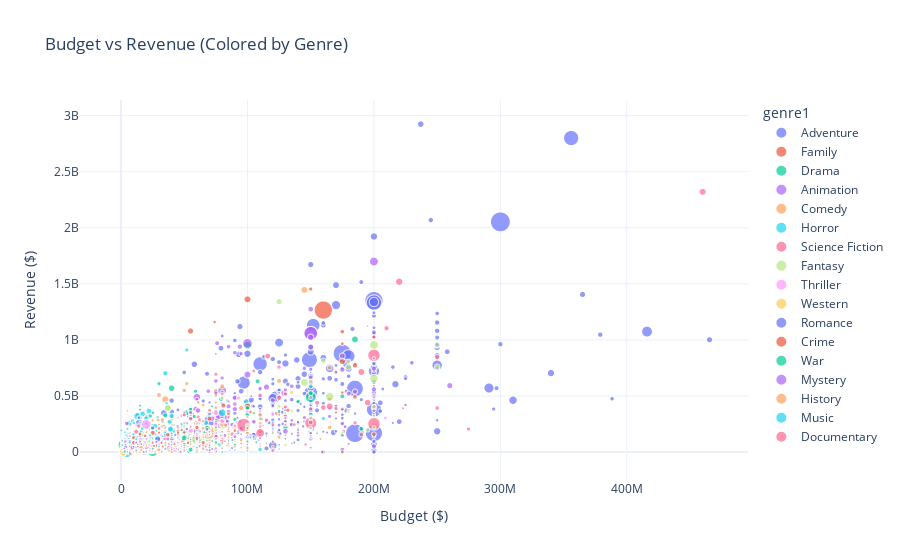

Source (notebook cell):
### Code cell
#Option 2

fig1 = px.scatter(
    df_model,
    x='budget',
    y='revenue',
    color='genre1',  # Now it's a string column like 'Comedy', 'Drama'
    size='popularity',
    hover_data=['title'],
    title='Budget vs Revenue (Colored by Genre)',
    labels={'budget': 'Budget ($)', 'revenue': 'Revenue ($)'}
)
fig1.update_layout(template='plotly_white')
fig1.show()

### Figure 1 — Plotly figure (JSON) as saved in the notebook; plotly's stock layout.template omitted (floating-point values rounded to 4 significant figures; data arrays with more than 128 entries replaced by an {"elided": "..."} marker saying what was removed)
{"data": [{"customdata": {"elided": "772x1 str values"}, "hovertemplate": "genre1=Adventure<br>Budget ($)=%{x}<br>Revenue ($)=%{y}<br>popularity=%{marker.size}<br>title=%{customdata[0]}<extra></extra>", "legendgroup": "Adventure", "marker": {"color": "#636efa", "size": {"elided": "772 float values"}, "sizemode": "area", "sizeref": 0.5104, "symbol": "circle"}, "mode": "markers", "name": "Adventure", "showlegend": true, "type": "scattergl", "x": {"elided": "772 int values"}, "xaxis": "x", "y": {"elided": "772 int values"}, "yaxis": "y"}, {"customdata": [["Beauty and the Beast"], ["The Super Mario Bros. Movie"], ["The Garfield Movie"], ["Coco"], ["Paddington in Peru"], ["Madagascar"], ["Wreck-It Ralph"], ["PAW Patrol: The Mighty Movie"], ["The Bad Guys"], ["Maleficent: Mistress of Evil"], ["Cars 3"], ["Toy Story 4"], ["The Day the Earth Blew Up: A Looney Tunes Movie"], ["Penguins of Madagascar"], ["Alice in Wonderland"], ["Frozen II"], ["Bee Movie"], ["Dora and the Lost City of Gold"], ["The SpongeBob Movie: Sponge on the Run"], ["How the Grinch Stole Christmas"], ["Wonder"], ["The Angry Birds Movie 2"], ["Trolls World Tour"], ["PAW Patrol: The Movie"], ["The SpongeBob SquarePants Movie"], ["Madagascar: Escape 2 Africa"], ["Ralph Breaks the Internet"], ["The SpongeBob Movie: Sponge Out of Water"], ["Over the Hedge"], ["Harold and the Purple Crayon"], ["The Jungle Book"], ["The Grinch"], ["Trolls"], ["Space Jam: A New Legacy"], ["The Spiderwick Chronicles"], ["Onward"], ["Smurfs: The Lost Village"], ["Sinbad: Legend of the Seven Seas"], ["Minions"], ["The Road to El Dorado"], ["Miracles from Heaven"], ["Like Mike"], ["Stuart Little 2"], ["Abominable"], ["Freaky Friday"], ["ParaNorman"], ["Roald Dahl's Matilda the Musical"], ["The Addams Family"], ["Dumbo"], ["The Lizzie McGuire Movie"], ["The Wild"], ["RV"], ["The Cat in the Hat"], ["August Rush"], ["Spy Kids 2: The Island of Lost Dreams"], ["Clifford the Big Red Dog"], ["Captain Underpants: The First Epic Movie"], ["Peter Rabbit 2: The Runaway"], ["Spy Kids"], ["A Dog's Journey"], ["Speed Racer"], ["The Secret Life of Bees"], ["Diary of a Wimpy Kid: Rodrick Rules"], ["Mr. Bean's Holiday"], ["Cats & Dogs: The Revenge of Kitty Galore"], ["My Little Pony: The Movie"], ["Soul Surfer"], ["Gulliver's Travels"], ["My Spy"], ["Alvin and the Chipmunks: The Road Chip"], ["The Lego Ninjago Movie"], ["The Muppets"], ["Dolittle"], ["Lady and the Tramp"], ["Smallfoot"], ["Ella Enchanted"], ["The Water Horse"], ["Spy Kids 3-D: Game Over"], ["Spy Kids: All the Time in the World"], ["Underdog"], ["G-Force"], ["Missing Link"], ["Early Man"], ["Sleepover"], ["Zoom"], ["The Wolf and the Lion"], ["Playing with Fire"], ["102 Dalmatians"], ["A Street Cat Named Bob"], ["The Son of Bigfoot"], ["Marmaduke"], ["Kicking & Screaming"], ["The Jungle Book 2"], ["Nancy Drew"], ["Cats & Dogs"], ["Ice Princess"], ["Pooh's Heffalump Movie"], ["Middle School: The Worst Years of My Life"], ["Shaun the Sheep Movie"], ["Valiant"], ["Are We There Yet?"], ["Playmobil: The Movie"]], "hovertemplate": "genre1=Family<br>Budget ($)=%{x}<br>Revenue ($)=%{y}<br>popularity=%{marker.size}<br>title=%{customdata[0]}<extra></extra>", "legendgroup": "Family", "marker": {"color": "#EF553B", "size": [173.1, 24.61, 21.14, 20.5, 18.86, 14.18, 12.07, 11.67, 11.48, 11.24, 11.23, 11.19, 11.0, 10.2, 10.1, 10.08, 9.688, 9.636, 9.274, 8.813, 8.739, 8.64, 8.629, 8.6, 8.587, 8.548, 8.474, 8.235, 8.166, 7.977, 7.889, 7.719, 7.697, 7.667, 7.59, 7.046, 7.005, 6.489, 6.436, 5.922, 5.92, 5.737, 5.715, 5.593, 5.59, 5.412, 5.34, 5.261, 5.211, 5.183, 5.183, 5.183, 5.171, 5.127, 5.122, 4.983, 4.884, 4.817, 4.757, 4.69, 4.64, 4.607, 4.48, 4.479, 4.445, 4.372, 4.307, 4.28, 4.275, 4.196, 4.066, 4.032, 3.941, 3.917, 3.845, 3.766, 3.748, 3.695, 3.654, 3.49, 3.434, 3.377, 3.232, 3.222, 3.158, 3.13, 3.048, 3.038, 3.008, 2.952, 2.944, 2.918, 2.906, 2.788, 2.75, 2.738, 2.711, 2.587, 2.566, 2.487, 2.412, 2.389], "sizemode": "area", "sizeref": 0.5104, "symbol": "circle"}, "mode": "markers", "name": "Family", "showlegend": true, "type": "scattergl", "x": [160000000, 100000000, 60000000, 175000000, 90000000, 75000000, 165000000, 30000000, 80000000, 185000000, 175000000, 175000000, 15000000, 132000000, 200000000, 150000000, 150000000, 49000000, 60000000, 123000000, 20000000, 65000000, 90000000, 26000000, 30000000, 150000000, 175000000, 74000000, 80000000, 40000000, 175000000, 75000000, 125000000, 150000000, 90000000, 200000000, 60000000, 60000000, 74000000, 95000000, 16000000, 30000000, 120000000, 75000000, 26000000, 60000000, 25000000, 40000000, 170000000, 17000000, 80000000, 50000000, 109000000, 25000000, 38000000, 64000000, 38000000, 45000000, 35000000, 16000000, 120000000, 11000000, 21000000, 25000000, 85000000, 6000000, 18000000, 112000000, 18000000, 90000000, 70000000, 45000000, 175000000, 60000000, 80000000, 31000000, 40000000, 38000000, 27000000, 25000000, 150000000, 100000000, 50000000, 10000000, 75600000, 11900000, 29900000, 85000000, 8000000, 30000000, 50000000, 45000000, 20000000, 20000000, 60000000, 25000000, 20000000, 8500000, 25000000, 35000000, 32000000, 75000000], "xaxis": "x", "y": [1266115964, 1362000000, 254907482, 807816196, 209470312, 542064525, 471222889, 202231360, 250162278, 491730089, 383925276, 1073841394, 15076954, 373515621, 1025467110, 1453683476, 287594577, 120600000, 4700000, 345800000, 315025930, 137792047, 49276818, 144327371, 140161792, 603900354, 529323962, 311594032, 343397247, 32227855, 966550600, 508600000, 347337803, 163692228, 164200000, 141940042, 197183546, 80767884, 1159457503, 76400000, 74000000, 62300000, 169956806, 190304772, 160846332, 107139399, 37289659, 204394183, 353284621, 55534455, 102338515, 87528173, 133800000, 66122026, 119723358, 107347356, 125427681, 153000000, 147934180, 78871079, 93900000, 38105395, 72526996, 232225908, 112483764, 61294644, 47088990, 237382724, 10200000, 233755553, 123081555, 165184237, 251410631, 51000000, 214115531, 27400000, 103967384, 197101678, 85564310, 65270477, 292817841, 26565710, 53431158, 10143022, 12506188, 15300000, 69412425, 183611771, 17900000, 46372519, 83761844, 56070433, 135700000, 30715465, 93375151, 27645491, 52900000, 23316139, 106209378, 61746888, 97918663, 1630000], "yaxis": "y"}, {"customdata": {"elided": "620x1 str values"}, "hovertemplate": "genre1=Drama<br>Budget ($)=%{x}<br>Revenue ($)=%{y}<br>popularity=%{marker.size}<br>title=%{customdata[0]}<extra></extra>", "legendgroup": "Drama", "marker": {"color": "#00cc96", "size": {"elided": "620 float values"}, "sizemode": "area", "sizeref": 0.5104, "symbol": "circle"}, "mode": "markers", "name": "Drama", "showlegend": true, "type": "scattergl", "x": {"elided": "620 int values"}, "xaxis": "x", "y": {"elided": "620 int values"}, "yaxis": "y"}, {"customdata": {"elided": "163x1 str values"}, "hovertemplate": "genre1=Animation<br>Budget ($)=%{x}<br>Revenue ($)=%{y}<br>popularity=%{marker.size}<br>title=%{customdata[0]}<extra></extra>", "legendgroup": "Animation", "marker": {"color": "#ab63fa", "size": {"elided": "163 float values"}, "sizemode": "area", "sizeref": 0.5104, "symbol": "circle"}, "mode": "markers", "name": "Animation", "showlegend": true, "type": "scattergl", "x": {"elided": "163 int values"}, "xaxis": "x", "y": {"elided": "163 int values"}, "yaxis": "y"}, {"customdata": {"elided": "563x1 str values"}, "hovertemplate": "genre1=Comedy<br>Budget ($)=%{x}<br>Revenue ($)=%{y}<br>popularity=%{marker.size}<br>title=%{customdata[0]}<extra></extra>", "legendgroup": "Comedy", "marker": {"color": "#FFA15A", "size": {"elided": "563 float values"}, "sizemode": "area", "sizeref": 0.5104, "symbol": "circle"}, "mode": "markers", "name": "Comedy", "showlegend": true, "type": "scattergl", "x": {"elided": "563 int values"}, "xaxis": "x", "y": {"elided": "563 int values"}, "yaxis": "y"}, {"customdata": {"elided": "293x1 str values"}, "hovertemplate": "genre1=Horror<br>Budget ($)=%{x}<br>Revenue ($)=%{y}<br>popularity=%{marker.size}<br>title=%{customdata[0]}<extra></extra>", "legendgroup": "Horror", "marker": {"color": "#19d3f3", "size": {"elided": "293 float values"}, "sizemode": "area", "sizeref": 0.5104, "symbol": "circle"}, "mode": "markers", "name": "Horror", "showlegend": true, "type": "scattergl", "x": {"elided": "293 int values"}, "xaxis": "x", "y": {"elided": "293 int values"}, "yaxis": "y"}, {"customdata": [["Alien: Covenant"], ["Guardians of the Galaxy Vol. 2"], ["Dark Phoenix"], ["Annihilation"], ["Blade Runner 2049"], ["Ghost in the Shell"], ["The Avengers"], ["Avatar: The Way of Water"], ["Dune: Part Two"], ["Dune"], ["Transformers: Rise of the Beasts"], ["Venom"], ["Kingdom of the Planet of the Apes"], ["Guardians of the Galaxy Vol. 3"], ["Teenage Mutant Ninja Turtles"], ["Transformers: Age of Extinction"], ["The Hunger Games: Mockingjay - Part 1"], ["M3GAN"], ["Poor Things"], ["Terminator Genisys"], ["The Creator"], ["Eternals"], ["Solo: A Star Wars Story"], ["Venom: Let There Be Carnage"], ["Eternal Sunshine of the Spotless Mind"], ["A Quiet Place Part II"], ["The Incredible Hulk"], ["Predators"], ["The Matrix Resurrections"], ["The Predator"], ["Jupiter Ascending"], ["Nope"], ["Prometheus"], ["The Marvels"], ["Maze Runner: The Scorch Trials"], ["Star Trek"], ["Godzilla: King of the Monsters"], ["The Hunger Games"], ["Megalopolis"], ["Ant-Man"], ["Elysium"], ["Terminator: Dark Fate"], ["Dawn of the Planet of the Apes"], ["Minority Report"], ["Predestination"], ["RoboCop"], ["Maze Runner: The Death Cure"], ["The Purge"], ["Chronicle"], ["Hulk"], ["Gravity"], ["The Butterfly Effect"], ["What Happened to Monday"], ["The 5th Wave"], ["Fantastic Four: Rise of the Silver Surfer"], ["Zathura: A Space Adventure"], ["Gemini Man"], ["Moonfall"], ["Anon"], ["District 9"], ["The Core"], ["Battle: Los Angeles"], ["The Adjustment Bureau"], ["Mr. Nobody"], ["The New Mutants"], ["Vivarium"], ["Riddick"], ["Superman Returns"], ["Replicas"], ["Code 8"], ["The Endless"], ["Transformers: Revenge of the Fallen"], ["After Earth"], ["Ender's Game"], ["Serenity"], ["Surrogates"], ["Æon Flux"], ["Skyline"], ["Ad Astra"], ["Kin"], ["The 6th Day"], ["Hot Tub Time Machine"], ["Captive State"], ["Stealth"], ["Project Gemini"], ["Moon"], ["Crimes of the Future"], ["Sunshine"], ["Dark Skies"], ["I.S.S."], ["Ultraviolet"], ["The Time Machine"], ["Star Trek: Nemesis"], ["Freaks"], ["Songbird"], ["Push"], ["High Life"], ["Self/less"], ["Prospect"], ["Frequency"], ["Voyagers"], ["Outlander"], ["Primer"], ["K-PAX"], ["Battlefield Earth"], ["S1m0ne"], ["Cosmic Sin"], ["Mission to Mars"], ["Project Almanac"]], "hovertemplate": "genre1=Science Fiction<br>Budget ($)=%{x}<br>Revenue ($)=%{y}<br>popularity=%{marker.size}<br>title=%{customdata[0]}<extra></extra>", "legendgroup": "Science Fiction", "marker": {"color": "#FF6692", "size": [93.85, 79.34, 78.76, 77.43, 74.95, 40.48, 29.69, 25.48, 24.39, 24.2, 21.76, 18.25, 17.41, 15.28, 15.2, 15.18, 14.71, 14.2, 12.76, 12.39, 12.36, 12.35, 11.76, 11.73, 11.6, 11.4, 11.23, 11.14, 11.04, 10.46, 10.23, 10.17, 9.995, 9.973, 9.736, 9.647, 9.643, 9.156, 9.017, 8.977, 8.947, 8.861, 8.652, 8.157, 8.144, 7.624, 7.579, 7.495, 7.484, 7.451, 7.436, 7.159, 7.079, 7.051, 7.015, 6.951, 6.871, 6.829, 6.711, 6.453, 5.868, 5.797, 5.678, 5.674, 5.623, 5.445, 5.24, 5.212, 5.171, 5.111, 4.984, 4.964, 4.715, 4.615, 4.588, 4.483, 4.432, 4.33, 4.21, 4.145, 4.137, 3.896, 3.784, 3.745, 3.703, 3.675, 3.453, 3.444, 3.343, 3.29, 3.278, 3.276, 3.242, 3.202, 3.143, 3.092, 3.082, 3.03, 3.01, 2.968, 2.957, 2.933, 2.846, 2.806, 2.759, 2.755, 2.666, 2.585, 2.499], "sizemode": "area", "sizeref": 0.5104, "symbol": "circle"}, "mode": "markers", "name": "Science Fiction", "showlegend": true, "type": "scattergl", "x": [97000000, 200000000, 200000000, 40000000, 150000000, 110000000, 220000000, 460000000, 190000000, 165000000, 195000000, 116000000, 160000000, 250000000, 125000000, 210000000, 125000000, 12000000, 35000000, 155000000, 80000000, 200000000, 250000000, 110000000, 20000000, 55000000, 150000000, 40000000, 190000000, 88000000, 176000000, 68000000, 130000000, 274800000, 61000000, 150000000, 170000000, 75000000, 120000000, 130000000, 115000000, 185000000, 170000000, 102000000, 5500000, 120000000, 62000000, 3000000, 15000000, 137000000, 105000000, 13000000, 20000000, 38000000, 130000000, 65000000, 140000000, 146000000, 20000000, 30000000, 60000000, 70000000, 50200000, 47000000, 67000000, 4000000, 38000000, 223000000, 30000000, 15000000, 1000000, 200000000, 130000000, 110000000, 39000000, 80000000, 62000000, 10500000, 87500000, 30000000, 82000000, 36000000, 25000000, 135000000, 6000000, 5000000, 27000000, 50000000, 3500000, 13800000, 30000000, 80000000, 60000000, 2000, 2500000, 38000000, 8933400, 26000000, 4000000, 31000000, 20000000, 50000000, 7000, 48000000, 44000000, 10000000, 20000000, 90000000, 12000000], "xaxis": "x", "y": [240891763, 863756051, 252442974, 43070915, 259239658, 169801921, 1518815515, 2320250281, 714444358, 407573628, 441381193, 856085151, 397378150, 845600000, 485004754, 1104054072, 755356711, 181796517, 117607117, 440603537, 104272136, 402064899, 392952373, 506863592, 72258126, 297372261, 264770996, 127200000, 156497322, 160542134, 184000000, 170823080, 403354469, 206136825, 312296056, 386839614, 387300138, 694394724, 13857002, 519311965, 286140700, 261119292, 710644566, 358372926, 4942449, 242688965, 288175335, 91266581, 145000000, 245360480, 723192705, 96800000, 27975429, 109906372, 301913131, 65079104, 173469516, 67319703, 1197741, 210888950, 74208267, 211800000, 127900000, 2331721, 49169594, 488000, 98337295, 391081192, 8100000, 157209, 956425, 836303693, 243843127, 125537191, 38869464, 122444772, 53321673, 66984887, 127461872, 10023153, 96085477, 64780213, 8808611, 76932943, 211674, 9760104, 4551565, 34800000, 25174316, 6605079, 31070211, 123700000, 67336470, 368410, 1000000, 49678401, 2133033, 31807156, 22777, 68106245, 4298184, 7033683, 545436, 50315140, 29725663, 19576023, 349757, 110983407, 33200000], "yaxis": "y"}, {"customdata": [["The Dark Tower"], ["Doctor Strange in the Multiverse of Madness"], ["How to Train Your Dragon"], ["Fantastic Beasts: The Crimes of Grindelwald"], ["How to Train Your Dragon 2"], ["Twilight"], ["Twilight"], ["Harry Potter and the Deathly Hallows: Part 2"], ["Maleficent"], ["Thor: Love and Thunder"], ["Shrek the Third"], ["Constantine"], ["The Hobbit: The Desolation of Smaug"], ["Donnie Darko"], ["Damsel"], ["Fantastic Beasts: The Secrets of Dumbledore"], ["Fantastic Beasts and Where to Find Them"], ["Ghostbusters: Frozen Empire"], ["Ghostbusters: Afterlife"], ["Hancock"], ["Hellboy: The Crooked Man"], ["Jack the Giant Slayer"], ["Bruce Almighty"], ["Wrath of the Titans"], ["The Mummy"], ["Jungle Cruise"], ["The Watchers"], ["Miss Peregrine's Home for Peculiar Children"], ["Knights of the Zodiac"], ["The Smurfs 2"], ["Underworld: Blood Wars"], ["Hansel & Gretel: Witch Hunters"], ["Hellboy"], ["Daredevil"], ["The Lovely Bones"], ["The Last Witch Hunter"], ["Immortals"], ["Oz the Great and Powerful"], ["Home"], ["R.I.P.D."], ["The Sorcerer's Apprentice"], ["Midnight in Paris"], ["Underworld"], ["The Ant Bully"], ["Hellboy"], ["Underworld: Awakening"], ["Hellboy II: The Golden Army"], ["Nanny McPhee"], ["Chaos Walking"], ["Underworld: Evolution"], ["Drive Angry"], ["Son of the Mask"], ["The Legend of Tarzan"], ["The Nutcracker and the Four Realms"], ["The League of Extraordinary Gentlemen"], ["Blade II"], ["The Mortal Instruments: City of Bones"], ["Underworld: Rise of the Lycans"], ["Sorry to Bother You"], ["Mary Poppins Returns"], ["Bedazzled"], ["A Monster Calls"], ["Evan Almighty"], ["The Santa Clause 2"], ["Mandy"], ["Cats"], ["Pan"], ["The Illusionist"], ["The Covenant"], ["The Kid"], ["Eragon"], ["MirrorMask"], ["Aquamarine"], ["Enter the Void"], ["Where the Wild Things Are"], ["Don't Be Afraid of the Dark"], ["If Only"], ["Penelope"], ["Bedtime Stories"], ["Ghosts of Girlfriends Past"], ["Into the Woods"], ["Beautiful Creatures"], ["The King's Daughter"]], "hovertemplate": "genre1=Fantasy<br>Budget ($)=%{x}<br>Revenue ($)=%{y}<br>popularity=%{marker.size}<br>title=%{customdata[0]}<extra></extra>", "legendgroup": "Fantasy", "marker": {"color": "#B6E880", "size": [60.75, 43.08, 39.33, 37.47, 31.1, 25.9, 25.9, 20.09, 16.72, 14.56, 14.48, 11.86, 11.76, 10.59, 10.18, 10.03, 9.87, 9.303, 9.132, 8.782, 8.731, 8.685, 8.617, 8.268, 8.024, 7.992, 7.976, 7.875, 7.732, 7.723, 7.588, 7.54, 7.337, 7.208, 7.042, 6.87, 6.787, 6.29, 6.133, 6.131, 6.093, 6.064, 5.887, 5.727, 5.605, 5.591, 5.5, 5.49, 5.472, 5.325, 5.314, 5.213, 5.204, 4.951, 4.767, 4.763, 4.759, 4.617, 4.529, 4.427, 4.272, 4.128, 4.029, 3.902, 3.877, 3.795, 3.788, 3.725, 3.719, 3.555, 3.28, 3.265, 3.192, 3.089, 3.037, 3.021, 2.988, 2.769, 2.738, 2.725, 2.553, 2.548, 2.501], "sizemode": "area", "sizeref": 0.5104, "symbol": "circle"}, "mode": "markers", "name": "Fantasy", "showlegend": true, "type": "scattergl", "x": [60000000, 200000000, 165000000, 200000000, 145000000, 37000000, 37000000, 125000000, 180000000, 250000000, 160000000, 100000000, 250000000, 4500000, 60000000, 200000000, 180000000, 100000000, 75000000, 150000000, 20000000, 195000000, 80000000, 150000000, 125000000, 200000000, 30000000, 110000000, 60000000, 105000000, 35000000, 50000000, 50000000, 78000000, 65000000, 90000000, 75000000, 200000000, 135000000, 130000000, 150000000, 17000000, 22000000, 50000000, 66000000, 70000000, 85000000, 25000000, 125000000, 50000000, 50000000, 84000000, 180000000, 120000000, 78000000, 54000000, 60000000, 35000000, 3200000, 130000000, 48000000, 43000000, 175000000, 65000000, 6000000, 95000000, 150000000, 16500000, 20000000, 65000000, 100000000, 4000000, 12000000, 13000000, 100000000, 25000000, 532673, 15000000, 80000000, 37500000, 50000000, 60000000, 40500000], "xaxis": "x", "y": [113231078, 955775804, 494879471, 654900000, 621537519, 393616788, 393616788, 1341511219, 758539785, 760900000, 813367380, 230900000, 958400000, 7500000, 5000, 407200000, 809342332, 201967521, 204334455, 629400000, 2014050, 197700000, 484592874, 301970083, 409231607, 220889446, 51147812, 296482446, 7000000, 347434178, 81093313, 226349749, 55065289, 179179718, 93600000, 146936910, 226904017, 491868548, 368871007, 61600000, 215300000, 151119219, 95708457, 55200000, 99318987, 160112671, 160388063, 123276807, 26508132, 111476513, 40909909, 59918422, 356743061, 173961069, 179265204, 155010032, 95396573, 92158961, 18200000, 348807090, 90383208, 47309313, 174440724, 172842355, 1653784, 77276321, 128388320, 87892388, 37597471, 110317580, 250425512, 973613, 23006849, 754249, 100140916, 36993168, 3000000, 21156270, 212874864, 102366815, 212902372, 60052138, 2200000], "yaxis": "y"}, {"customdata": {"elided": "145x1 str values"}, "hovertemplate": "genre1=Thriller<br>Budget ($)=%{x}<br>Revenue ($)=%{y}<br>popularity=%{marker.size}<br>title=%{customdata[0]}<extra></extra>", "legendgroup": "Thriller", "marker": {"color": "#FF97FF", "size": {"elided": "145 float values"}, "sizemode": "area", "sizeref": 0.5104, "symbol": "circle"}, "mode": "markers", "name": "Thriller", "showlegend": true, "type": "scattergl", "x": {"elided": "145 int values"}, "xaxis": "x", "y": {"elided": "145 int values"}, "yaxis": "y"}, {"customdata": [["Bone Tomahawk"], ["Bone Tomahawk"], ["The Revenant"], ["Horizon: An American Saga - Chapter 1"], ["3:10 to Yuma"], ["Hell or High Water"], ["The Sisters Brothers"], ["Open Range"], ["The Homesman"], ["Jane Got a Gun"], ["Hidalgo"], ["The Kid"]], "hovertemplate": "genre1=Western<br>Budget ($)=%{x}<br>Revenue ($)=%{y}<br>popularity=%{marker.size}<br>title=%{customdata[0]}<extra></extra>", "legendgroup": "Western", "marker": {"color": "#FECB52", "size": [31.72, 31.72, 9.264, 6.455, 4.599, 4.267, 3.597, 3.227, 2.937, 2.769, 2.714, 2.4], "sizemode": "area", "sizeref": 0.5104, "symbol": "circle"}, "mode": "markers", "name": "Western", "showlegend": true, "type": "scattergl", "x": [1800000, 1800000, 135000000, 50000000, 55000000, 12000000, 38000000, 22000000, 16000000, 25000000, 100000000, 8000000], "xaxis": "x", "y": [475846, 475846, 532950503, 38735702, 70000000, 37600000, 13143056, 68296293, 3442853, 3771345, 108103450, 1561698], "yaxis": "y"}, {"customdata": [["After"], ["The Notebook"], ["Cinderella"], ["Her"], ["Corpse Bride"], ["After We Collided"], ["We Live in Time"], ["After Ever Happy"], ["Call Me by Your Name"], ["After Everything"], ["Anyone But You"], ["Beautiful Disaster"], ["Five Feet Apart"], ["After We Fell"], ["Flipped"], ["Friends with Benefits"], ["Redeeming Love"], ["Fly Me to the Moon"], ["Beastly"], ["Secretary"], ["The Break-Up"], ["The Age of Adaline"], ["All of Us Strangers"], ["Waves"], ["The Fault in Our Stars"], ["Every Day"], ["She's Out of My League"], ["Marry Me"], ["Forever My Girl"], ["What to Expect When You're Expecting"], ["Focus"], ["Midnight Sun"], ["Overboard"], ["Monster-in-Law"], ["Two Weeks Notice"], ["The Next Three Days"], ["Failure to Launch"], ["Shortbus"], ["Punch-Drunk Love"], ["Rules Don't Apply"], ["Pride and Prejudice and Zombies"], ["Carol"], ["Cinderella Man"], ["Love Again"], ["The DUFF"], ["Sing Street"], ["If Beale Street Could Talk"], ["Soul Plane"], ["Upside Down"], ["Second Act"], ["The Space Between Us"], ["The Wedding Date"], ["Leap Year"], ["The House Bunny"], ["Becoming Jane"], ["Just Married"], ["Step Up All In"], ["All My Life"], ["My Big Fat Greek Wedding 2"], ["Brown Sugar"], ["Before Midnight"], ["Song to Song"], ["Fifty Shades of Black"], ["Ironclad"], ["Julie & Julia"], ["Brooklyn"], ["Freeheld"], ["Book Club"], ["Two Night Stand"], ["Return to Me"], ["The Painted Veil"], ["The Sweetest Thing"], ["I Don't Know How She Does It"], ["Under the Tuscan Sun"], ["Grace of Monaco"], ["Bel Ami"]], "hovertemplate": "genre1=Romance<br>Budget ($)=%{x}<br>Revenue ($)=%{y}<br>popularity=%{marker.size}<br>title=%{customdata[0]}<extra></extra>", "legendgroup": "Romance", "marker": {"color": "#636efa", "size": [24.56, 18.98, 17.92, 14.6, 14.18, 12.82, 12.6, 11.3, 10.87, 10.72, 10.11, 9.521, 9.22, 9.213, 8.668, 8.469, 8.0, 6.824, 6.794, 6.787, 6.587, 6.464, 6.461, 6.343, 6.038, 5.72, 5.374, 5.235, 5.053, 5.024, 4.948, 4.76, 4.692, 4.676, 4.661, 4.524, 4.384, 4.364, 4.285, 4.227, 4.197, 4.185, 4.174, 4.143, 3.872, 3.865, 3.862, 3.61, 3.608, 3.521, 3.482, 3.45, 3.441, 3.395, 3.344, 3.184, 3.166, 3.114, 3.065, 2.922, 2.9, 2.897, 2.865, 2.865, 2.855, 2.824, 2.672, 2.664, 2.598, 2.59, 2.508, 2.504, 2.499, 2.467, 2.425, 2.403], "sizemode": "area", "sizeref": 0.5104, "symbol": "circle"}, "mode": "markers", "name": "Romance", "showlegend": true, "type": "scattergl", "x": [14000000, 29000000, 95000000, 23000000, 40000000, 14000000, 20000000, 14000000, 3500000, 14000000, 25000000, 25000000, 7000000, 14000000, 14000000, 35000000, 30000000, 100000000, 17000000, 4000000, 52000000, 25000000, 5000000, 6000000, 14000000, 4900000, 20000000, 23000000, 3500000, 40000000, 50100000, 2800000, 12000000, 43000000, 60000000, 30000000, 50000000, 2000000, 25000000, 25000000, 28000000, 11800000, 88000000, 9000000, 8500000, 4000000, 12000000, 16000000, 60000000, 16000000, 30000000, 15000000, 19000000, 25000000, 16500000, 18000000, 45000000, 25000000, 18000000, 8000000, 3000000, 10000000, 20000000, 25000000, 40000000, 11000000, 7000000, 10000000, 1645000, 24000000, 19400000, 43000000, 24000000, 18000000, 30000000, 9000000], "xaxis": "x", "y": [69497587, 115600000, 543514353, 47351251, 118133252, 47990414, 37182814, 19238073, 43143046, 10644463, 214891370, 6850036, 92600000, 21753705, 4324817, 149500000, 9464198, 42247783, 43200000, 9300000, 205700000, 65663276, 14864960, 2576990, 307166834, 10400000, 49800000, 44000000, 16367326, 79700000, 153962963, 27365467, 91244913, 154749918, 199043242, 67448651, 130224158, 5557564, 24665649, 3900000, 16457494, 40272135, 108539911, 10000000, 43528634, 13624522, 20572691, 14800000, 22187813, 72282227, 14793385, 47175038, 32686500, 70442940, 37311672, 101564935, 86165646, 2000000, 90632641, 27362712, 11176469, 1710528, 21164799, 5151023, 129500000, 62076141, 573335, 78720293, 868081, 36600000, 26910847, 68696770, 31410151, 58878723, 26576000, 8303261], "yaxis": "y"}, {"customdata": {"elided": "140x1 str values"}, "hovertemplate": "genre1=Crime<br>Budget ($)=%{x}<br>Revenue ($)=%{y}<br>popularity=%{marker.size}<br>title=%{customdata[0]}<extra></extra>", "legendgroup": "Crime", "marker": {"color": "#EF553B", "size": {"elided": "140 float values"}, "sizemode": "area", "sizeref": 0.5104, "symbol": "circle"}, "mode": "markers", "name": "Crime", "showlegend": true, "type": "scattergl", "x": {"elided": "140 int values"}, "xaxis": "x", "y": {"elided": "140 int values"}, "yaxis": "y"}, {"customdata": [["Fury"], ["Civil War"], ["Troy"], ["Guy Ritchie's The Covenant"], ["Dunkirk"], ["1917"], ["American Sniper"], ["Pearl Harbor"], ["13 Hours: The Secret Soldiers of Benghazi"], ["Tears of the Sun"], ["12 Strong"], ["The Wall"], ["Lone Survivor"], ["Devotion"], ["War Horse"], ["Green Zone"], ["The Outpost"], ["Tolkien"], ["Alexander"], ["U-571"], ["Cold Mountain"], ["Flags of Our Fathers"], ["The Man with the Iron Heart"], ["Danger Close: The Battle of Long Tan"], ["Windtalkers"], ["The Water Diviner"], ["The Monuments Men"]], "hovertemplate": "genre1=War<br>Budget ($)=%{x}<br>Revenue ($)=%{y}<br>popularity=%{marker.size}<br>title=%{customdata[0]}<extra></extra>", "legendgroup": "War", "marker": {"color": "#00cc96", "size": [18.59, 16.58, 14.27, 12.7, 12.33, 10.93, 9.896, 9.707, 8.328, 6.497, 6.069, 5.762, 4.936, 4.902, 4.771, 4.669, 4.608, 4.457, 4.363, 4.34, 3.81, 3.56, 3.241, 3.206, 3.0, 2.462, 2.409], "sizemode": "area", "sizeref": 0.5104, "symbol": "circle"}, "mode": "markers", "name": "War", "showlegend": true, "type": "scattergl", "x": [68000000, 50000000, 175000000, 55000000, 150000000, 100000000, 58800000, 140000000, 50000000, 75000000, 35000000, 3000000, 40000000, 90000000, 66000000, 100000000, 18000000, 20000000, 155000000, 62000000, 79000000, 90000000, 32679734, 23934823, 115000000, 22500000, 70000000], "xaxis": "x", "y": [211817906, 126542249, 497409852, 21948551, 527000000, 394638258, 542300000, 449220945, 69411370, 86500000, 67450815, 4500000, 149295601, 20000000, 177584879, 94882889, 2133452, 8654322, 167298192, 127700000, 173013509, 65900249, 4412639, 2078370, 77600000, 15520023, 154984035], "yaxis": "y"}, {"customdata": [["Watchmen"], ["Gone Girl"], ["Blink Twice"], ["Get Out"], ["Memento"], ["Murder on the Orient Express"], ["Death on the Nile"], ["Scooby-Doo"], ["A Haunting in Venice"], ["Game Night"], ["Vanilla Sky"], ["Hypnotic"], ["Nerve"], ["Eagle Eye"], ["Inferno"], ["House of Wax"], ["Stay"], ["Amsterdam"], ["Identity"], ["The Crazies"], ["Reminiscence"], ["The Guest"], ["Sky Captain and the World of Tomorrow"], ["See How They Run"], ["The Fourth Kind"], ["Paper Towns"], ["The X Files: I Want to Believe"], ["Odd Thomas"], ["Secret Window"], ["Dream House"], ["Joe Dirt"], ["Femme Fatale"], ["Joy Ride"], ["Scooby-Doo 2: Monsters Unleashed"]], "hovertemplate": "genre1=Mystery<br>Budget ($)=%{x}<br>Revenue ($)=%{y}<br>popularity=%{marker.size}<br>title=%{customdata[0]}<extra></extra>", "legendgroup": "Mystery", "marker": {"color": "#ab63fa", "size": [18.31, 15.95, 13.12, 12.23, 11.53, 9.701, 8.148, 7.847, 7.816, 7.513, 6.573, 5.523, 5.095, 4.838, 4.681, 4.663, 4.588, 4.543, 4.536, 4.266, 4.092, 3.832, 3.788, 3.565, 3.465, 3.387, 3.261, 3.216, 3.121, 2.961, 2.896, 2.692, 2.679, 2.55], "sizemode": "area", "sizeref": 0.5104, "symbol": "circle"}, "mode": "markers", "name": "Mystery", "showlegend": true, "type": "scattergl", "x": [130000000, 61000000, 20000000, 4500000, 9000000, 55000000, 90000000, 84000000, 60000000, 37000000, 68000000, 70000000, 19000000, 80000000, 75000000, 40000000, 50000000, 80000000, 28000000, 20000000, 68000000, 5000000, 70000000, 40000000, 10000000, 12000000, 30000000, 27000000, 40000000, 50000000, 17700000, 35000000, 23000000, 80000000], "xaxis": "x", "y": [185258983, 370890259, 46393906, 255407969, 40047236, 352800000, 137307235, 275650703, 121400000, 117501013, 203388341, 16014123, 85241496, 178800000, 220021259, 68766121, 8342132, 31245810, 90259536, 54956140, 18717947, 2700051, 57958696, 21921551, 47709193, 85500000, 69363381, 1149267, 92900000, 39984400, 30987695, 16800000, 36642838, 181466833], "yaxis": "y"}, {"customdata": [["Napoleon"], ["The Fire Inside"], ["The Imitation Game"], ["The Iron Claw"], ["Les Misérables"], ["Dumb Money"], ["The Last Duel"], ["Lincoln"], ["Big George Foreman"], ["The Favourite"], ["The Apprentice"], ["Young Woman and the Sea"], ["Selma"], ["First Man"], ["The Return"], ["Ferrari"], ["Reagan"], ["Cabrini"], ["Milk"], ["A Hidden Life"], ["The Iron Lady"], ["The Walk"], ["The Professor and the Madman"], ["The Promise"], ["All Eyez on Me"], ["In the Valley of Elah"], ["Thirteen Days"], ["Bonhoeffer: Pastor. Spy. Assassin"], ["Parkland"], ["Chappaquiddick"]], "hovertemplate": "genre1=History<br>Budget ($)=%{x}<br>Revenue ($)=%{y}<br>popularity=%{marker.size}<br>title=%{customdata[0]}<extra></extra>", "legendgroup": "History", "marker": {"color": "#FFA15A", "size": [11.37, 10.12, 9.477, 8.654, 8.255, 7.335, 6.3, 6.135, 5.385, 5.343, 5.257, 5.063, 4.697, 4.446, 4.403, 4.11, 3.973, 3.912, 3.036, 2.995, 2.943, 2.932, 2.903, 2.871, 2.843, 2.763, 2.619, 2.561, 2.496, 2.388], "sizemode": "area", "sizeref": 0.5104, "symbol": "circle"}, "mode": "markers", "name": "History", "showlegend": true, "type": "scattergl", "x": [165000000, 12000000, 14000000, 15900000, 61000000, 30000000, 100000000, 65000000, 32000000, 15000000, 16000000, 40000000, 20000000, 70000000, 20000000, 95000000, 25000000, 50000000, 20000000, 9000000, 13000000, 35000000, 25000000, 90000000, 40000000, 23000000, 80000000, 25000000, 10000000, 34000000], "xaxis": "x", "y": [220597098, 8104331, 233555708, 40130232, 442636309, 20703794, 30552111, 275300000, 3800000, 95918706, 17271613, 581725, 66787908, 105713218, 2106733, 39220516, 30107173, 20592796, 54600000, 4645140, 115890792, 61181942, 4957273, 12448676, 44922302, 29541790, 34566746, 12165702, 1412181, 17904202], "yaxis": "y"}, {"customdata": [["Better Man"], ["Bohemian Rhapsody"], ["A Star Is Born"], ["Dance Flick"], ["TÁR"], ["Bob Marley: One Love"], ["Step Up"], ["Rocketman"], ["Step Up 2: The Streets"], ["Back to Black"], ["Step Up Revolution"], ["Strange Magic"], ["I Can Only Imagine"], ["I Still Believe"], ["TAYLOR SWIFT | THE ERAS TOUR"], ["Whitney Houston: I Wanna Dance with Somebody"], ["The Nutcracker"], ["Fame"], ["Honey"], ["Jem and the Holograms"], ["Jersey Boys"]], "hovertemplate": "genre1=Music<br>Budget ($)=%{x}<br>Revenue ($)=%{y}<br>popularity=%{marker.size}<br>title=%{customdata[0]}<extra></extra>", "legendgroup": "Music", "marker": {"color": "#19d3f3", "size": [10.96, 9.785, 5.898, 5.622, 5.35, 5.211, 4.865, 4.642, 4.603, 4.34, 3.778, 3.71, 3.426, 3.402, 2.931, 2.803, 2.787, 2.512, 2.501, 2.474, 2.447], "sizemode": "area", "sizeref": 0.5104, "symbol": "circle"}, "mode": "markers", "name": "Music", "showlegend": true, "type": "scattergl", "x": [110000000, 52000000, 36000000, 25000000, 35000000, 70000000, 12000000, 40000000, 23000000, 30000000, 33000000, 100000000, 7000000, 12000000, 15000000, 50000000, 90000000, 18000000, 18000000, 5000000, 40000000], "xaxis": "x", "y": [22541033, 910813521, 436388866, 31439140, 29048571, 180828556, 114194847, 167300000, 150816700, 51001975, 140470746, 13603453, 86086881, 16069730, 261656269, 59800000, 17177993, 77211836, 62646763, 2333684, 67347013], "yaxis": "y"}, {"customdata": [["The Secret"]], "hovertemplate": "genre1=Documentary<br>Budget ($)=%{x}<br>Revenue ($)=%{y}<br>popularity=%{marker.size}<br>title=%{customdata[0]}<extra></extra>", "legendgroup": "Documentary", "marker": {"color": "#FF6692", "size": [3.346], "sizemode": "area", "sizeref": 0.5104, "symbol": "circle"}, "mode": "markers", "name": "Documentary", "showlegend": true, "type": "scattergl", "x": [3500000], "xaxis": "x", "y": [65600000], "yaxis": "y"}], "layout": {"legend": {"itemsizing": "constant", "title": {"text": "genre1"}, "tracegroupgap": 0}, "title": {"text": "Budget vs Revenue (Colored by Genre)"}, "xaxis": {"anchor": "y", "domain": [0, 1], "title": {"text": "Budget ($)"}}, "yaxis": {"anchor": "x", "domain": [0, 1], "title": {"text": "Revenue ($)"}}}}
